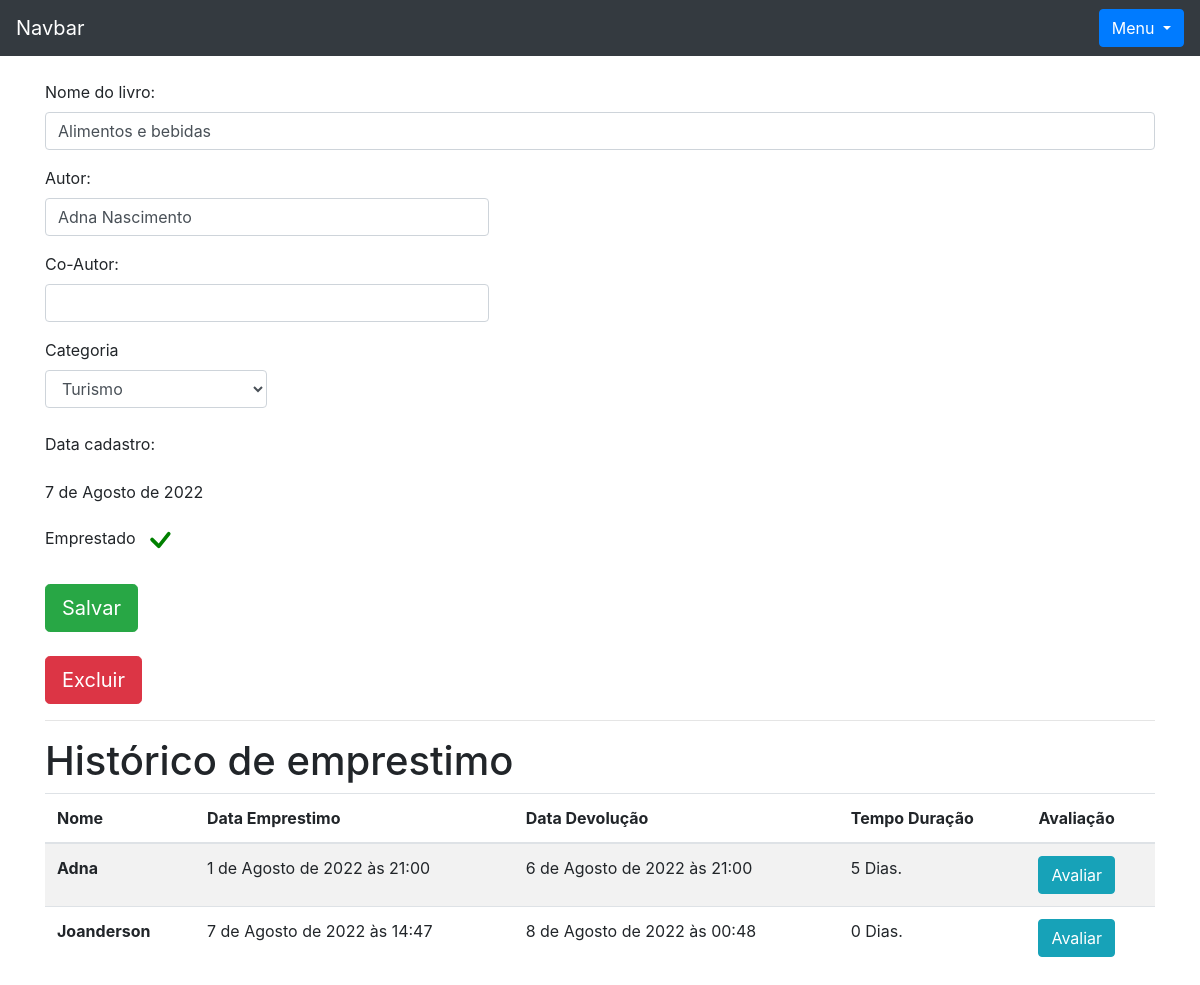
Page /livro/ver_livros/8 (signed in) on the earlier database version.
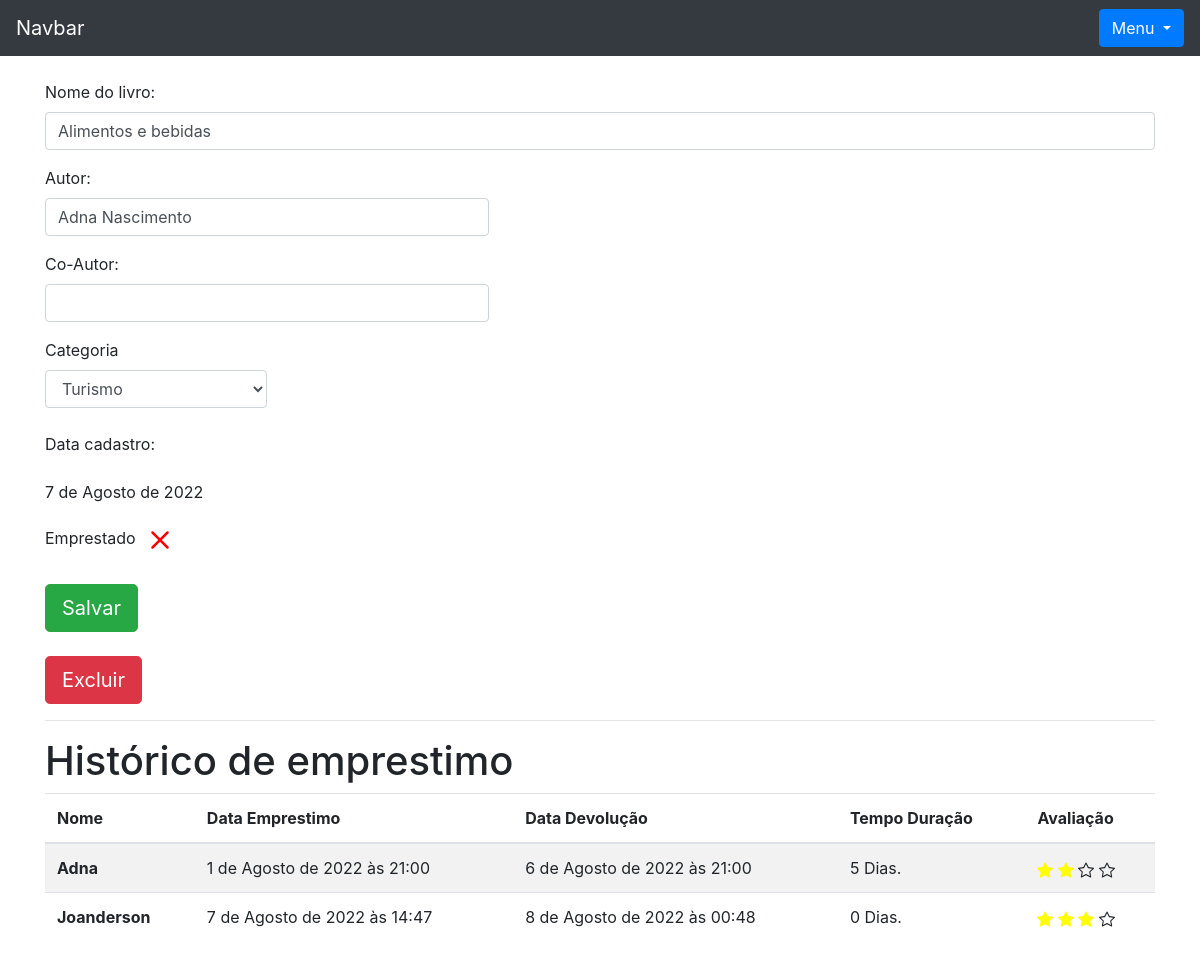
Same page on the later database version.
### livro/models.py (models this page shows, shortened)
class Emprestimos(models.Model):
    choices = (
        ('P', 'Péssimo'),
        ('R', 'Ruim'),
        ('B', 'Bom'),
        ('O', 'Ótimo')
    )
    nome_emprestado = models.ForeignKey(Usuario, on_delete=models.DO_NOTHING, blank = True, null = True)
    nome_emprestado_anonimo = models.CharField(max_length = 30, blank = True, null = True)
    data_emprestimo = models.DateTimeField(default=datetime.datetime.now())
    data_devolucao = models.DateTimeField(blank = True, null = True)
    livro = models.ForeignKey(Livros, on_delete=models.DO_NOTHING)
    avaliacao = models.CharField(max_length=1, choices=choices, null=True, blank=True)

### usuarios/models.py (models this page shows)
class Usuario(models.Model):
    nome = models.CharField(max_length=30)
    email = models.EmailField()
    senha = models.CharField(max_length=64)
    def __str__(self) -> str:
        return self.nome

### livro/views.py (the view)
def ver_livros(request, id):
    if request.session.get('usuario'):
        livro = Livros.objects.get(id=id)
        if request.session.get('usuario') == livro.usuario.id:
            usuario = Usuario.objects.get(id = request.session['usuario'])
            categoria_livro = Categoria.objects.filter(usuario = request.session.get('usuario'))
            emprestimos = Emprestimos.objects.filter(livro = livro)
            form = CadastroLivro()
            form.fields['usuario'].initial = request.session['usuario']
            form.fields['categoria'].queryset = Categoria.objects.filter(usuario = usuario)
            form_categoria = CategoriaLivro()
            usuarios = Usuario.objects.all()
            livros_emprestar = Livros.objects.filter(usuario = usuario).filter(emprestado = False)
            livros_emprestados = Livros.objects.filter(usuario = usuario).filter(emprestado = True)
            return render(request, 'ver_livro.html', {'livro': livro, 'categoria_livro': categoria_livro, 'emprestimos': emprestimos,
            'usuario_logado': request.session.get('usuario'), 'form': form, 'id_livro':id, 'form_categoria': form_categoria, 'usuarios': usuarios, 'livros_emprestar': livros_emprestar, 'livros_emprestados': livros_emprestados})
        else:
            return
    return redirect('/auth/login/?status=2')

### livro/forms.py
class CadastroLivro(forms.ModelForm):
    class Meta:
        model = Livros
        fields = "__all__"
    def __init__(self, *args, **kwargs):
        super().__init__(*args, **kwargs)
        self.fields['usuario'].widget = forms.HiddenInput()

class CategoriaLivro(forms.Form):
    nome = forms.CharField(max_length=30)
    descricao = forms.CharField(max_length=60)
    def __init__(self, *args, **kwargs):
        super().__init__(*args, **kwargs)
        self.fields['descricao'].widget = forms.Textarea()

### livro/models.py (called while the page is built)
    def __str__(self) -> str:
            return self.nome

### livro/templatetags/filtros.py (called while the page is built)
@register.filter
def mostra_duracao(value1, value2):
    if all((isinstance(value1, datetime), isinstance(value2, datetime))):
        dias = (value1 - value2).days
        texto = 'Dias'
        if dias == 1:
            texto = 'Dia'
        return f"{dias} {texto}."
    return "Ainda não foi devolvido!"

### livro/templates/ver_livro.html (shortened to what this page needs)
{% extends 'base.html' %}
{% load filtros %}
{% block 'conteudo' %}
<div class="container">
    <br>
    <form action="{% url 'alterar_livro' %}" method="POST">
        <p>
            <label> Nome do livro:</label>
            <input class="form-control" type="text" value="{{livro.nome}}" name="nome_livro">
        </p>
        <p>
            <label> Autor:</label>
            <input style="width:40%;" class="form-control" type="text" value="{{livro.autor}}" name="autor">
        </p>
        <p>
            <label> Co-Autor:</label>
            <input style="width:40%;" class="form-control" type="text" value="{{livro.co_autor}}" name="co_autor">
        </p>
        <label>Categoria</label>
        <select style="width:20%;" class="form-control" name="categoria_id">
            {% for i in categoria_livro %}
                {% if livro.categoria == i %}
                    <option value="{{i.id}}" selected>{{i}}</option>
                    {% else %}
                    <option value="{{i.id}}" >{{i}}</option>
                {% endif %}
            {% endfor %}
        </select>
        <br>
        <p>
            <label> Data cadastro:</label>
           <p>{{livro.data_cadastro}}</p>
        </p>
        <label>Emprestado</label>
        {% if livro.emprestado %}
        <svg style="color: green" xmlns="http://www.w3.org/2000/svg" width="40" height="40" fill="currentColor" class="bi bi-check" viewBox="0 0 16 16">
          <path d="M10.97 4.97a.75.75 0 0 1 1.07 1.05l-3.99 4.99a.75.75 0 0 1-1.08.02L4.324 8.384a.75.75 0 1 1 1.06-1.06l2.094 2.093 3.473-4.425a.267.267 0 0 1 .02-.022z"/>
        </svg>
        {% endif %}
        <br>
        <br>
        <input type="submit" class="btn btn-success btn-lg" value="Salvar">
    </form>
    <br>
    <button type="button" class="btn btn-danger btn-lg" data-toggle="modal" data-target="#exampleModal2">
    Excluir
    </button>
    <hr>
    <h1>Histórico de emprestimo</h1>
    <table class="table table-striped table-striped">
        <thead>
          <tr>
            <th scope="col">Nome</th>
            <th scope="col">Data Emprestimo</th>
            <th scope="col">Data Devolução</th>
            <th scope="col">Tempo Duração</th>
            <th scope="col">Avaliação</th>
          </tr>
        </thead>
        <tbody>
            {% for i in emprestimos %}
                <tr>
                    {% if i.nome_emprestado_anonimo == None %}
                        <th scope="row">{{i.nome_emprestado}}</th>
                    {% else %}
                        <th scope="row">{{i.nome_emprestado_anonimo}}</th>
                    {% endif %}
                    <td>{{i.data_emprestimo}}</td>
                    <td>{{i.data_devolucao}}</td>
                    <td>{{ i.data_devolucao|mostra_duracao:i.data_emprestimo}}</td>
                    <td>
                      {% if i.avaliacao == None and i.data_devolucao != None %}
                      <button onclick="avaliacao ({{i.id}})"  class="btn btn-info" data-toggle="modal" data-target="#exampleModal1">Avaliar</button>
                      {% endif %}
                    </td>
                </tr>
            {% endfor %}
        </tbody>
      </table>
</div>
{% endblock %}

Differences in the rows shown:
changed Livros "Alimentos e bebidas": emprestado True → False (drawn)
changed Emprestimos "1 de Agosto de 2022 às 21:00": no longer shows "Avaliar"
changed Emprestimos "Joanderson": no longer shows "Avaliar"
